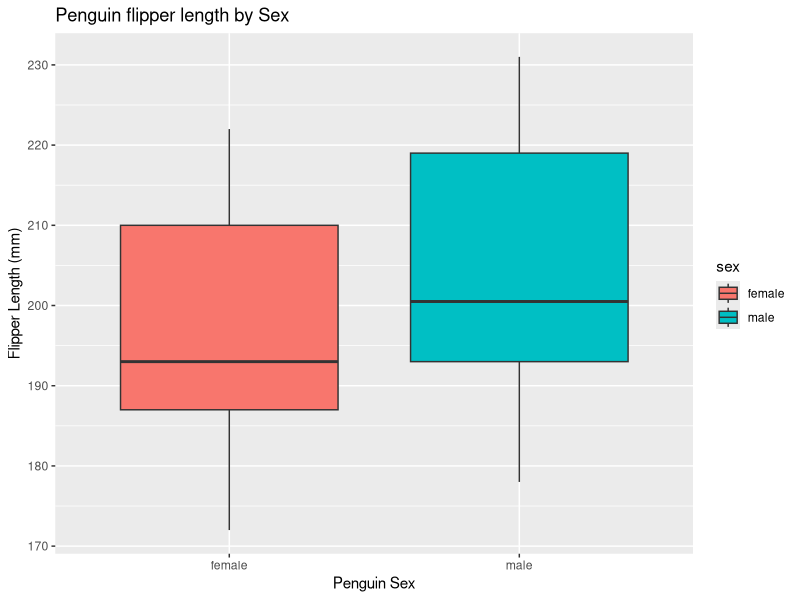

Source code (R):
## ---- chunk 1
#| label: setup
#| message: false
library(tidyverse)
library(palmerpenguins)
## ---- chunk 2
penguins_fix = penguins |> 
  filter(!is.na(sex))
penguins_fix |> ggplot(aes(x = sex, y = flipper_length_mm, fill = sex)) + geom_boxplot() +
  labs(
    title = "Penguin flipper length by Sex",
    x = "Penguin Sex",
    y = "Flipper Length (mm)"
  )
